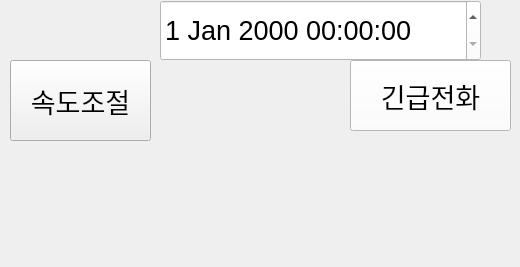
<?xml version="1.0" encoding="UTF-8"?>
<ui version="4.0">
 <class>Form</class>
 <widget class="QWidget" name="Form">
  <property name="enabled">
   <bool>true</bool>
  </property>
  <property name="geometry">
   <rect>
    <x>0</x>
    <y>0</y>
    <width>520</width>
    <height>267</height>
   </rect>
  </property>
  <property name="font">
   <font>
    <pointsize>20</pointsize>
   </font>
  </property>
  <property name="mouseTracking">
   <bool>false</bool>
  </property>
  <property name="tabletTracking">
   <bool>false</bool>
  </property>
  <property name="acceptDrops">
   <bool>false</bool>
  </property>
  <property name="windowTitle">
   <string>Form</string>
  </property>
  <property name="autoFillBackground">
   <bool>false</bool>
  </property>
  <property name="styleSheet">
   <string notr="true">background-image: url(:/C:/Users/pjo77/Downloads/river.jpg);
background-repeat: no-repeat; /* 이미지 반복 안 함 */
background-size: cover; /* 또는 contain */
background-position: center; /* 이미지 위치 조정 */
</string>
  </property>
  <widget class="QPushButton" name="pushButton">
   <property name="geometry">
    <rect>
     <x>10</x>
     <y>60</y>
     <width>141</width>
     <height>81</height>
    </rect>
   </property>
   <property name="font">
    <font>
     <pointsize>20</pointsize>
    </font>
   </property>
   <property name="styleSheet">
    <string notr="true">background-image: url(:/C:/Users/pjo77/Downloads/그라데이션.jpg);</string>
   </property>
   <property name="text">
    <string>속도조절</string>
   </property>
  </widget>
  <widget class="QPushButton" name="pushButton_2">
   <property name="geometry">
    <rect>
     <x>350</x>
     <y>60</y>
     <width>161</width>
     <height>71</height>
    </rect>
   </property>
   <property name="font">
    <font>
     <pointsize>20</pointsize>
    </font>
   </property>
   <property name="autoFillBackground">
    <bool>false</bool>
   </property>
   <property name="styleSheet">
    <string notr="true">background-color: #ffffff;
background-image: url(:/C:/Users/pjo77/Downloads/그라데이션.jpg);</string>
   </property>
   <property name="text">
    <string>긴급전화</string>
   </property>
   <property name="autoDefault">
    <bool>false</bool>
   </property>
  </widget>
  <widget class="QDateTimeEdit" name="dateTimeEdit">
   <property name="geometry">
    <rect>
     <x>160</x>
     <y>0</y>
     <width>321</width>
     <height>61</height>
    </rect>
   </property>
   <property name="styleSheet">
    <string notr="true">background-color: #ffffff;</string>
   </property>
  </widget>
  <widget class="QLabel" name="label">
   <property name="geometry">
    <rect>
     <x>150</x>
     <y>50</y>
     <width>111</width>
     <height>101</height>
    </rect>
   </property>
   <property name="text">
    <string/>
   </property>
   <property name="pixmap">
    <pixmap>../../OneDrive/Desktop/속도계.webp</pixmap>
   </property>
   <property name="scaledContents">
    <bool>true</bool>
   </property>
  </widget>
 </widget>
 <resources>
  <include location="../../Downloads/RCC.qrc"/>
  <include location="../../Downloads/river.qrc"/>
 </resources>
 <connections/>
</ui>
